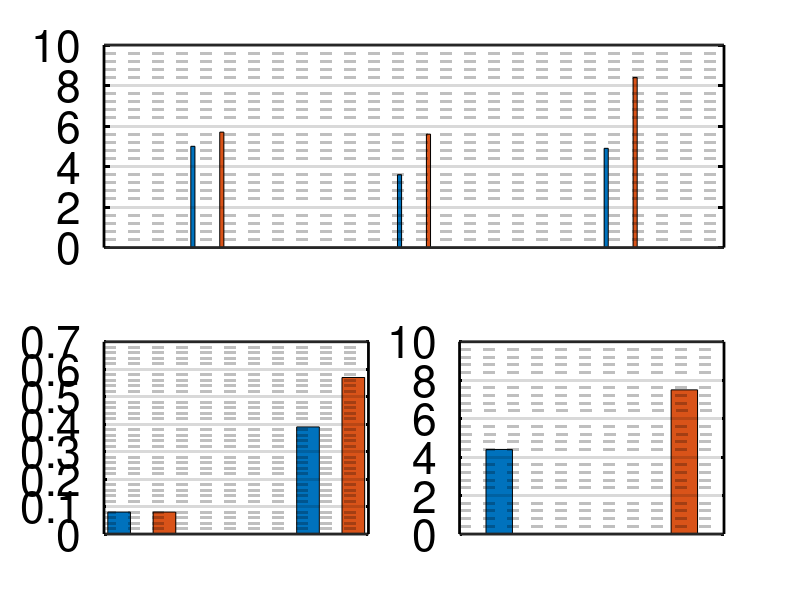

This chart was generated by the following MATLAB code:
%%% Plot bar plot for testing data and experimental data %%%
clc
clear all
close all

dummyx = [1];
mape = [5.0 5.7; 3.6 5.6; 4.9 8.4];
absolute1 = [0.08 0.08; 0.39 0.57];
absolute2 = [4.4; 7.5];

% Top bar graph
figure
subplot(2, 2, [1 2]);
bar(mape, 0.4);
set(gca,'FontSize',32)
set(gca,'YColor','k')
set(gca,'LineWidth',2);
set(gcf,'Units','Inches');
set(gcf,'Position',[2 0.2 12 10.2])
grid on
grid minor
set(gca, 'MinorGridLineStyle', '--');
set(gca, 'XTick', []);

subplot(2, 2, 3);
bar(absolute1, 0.6)
set(gca,'FontSize',32)
set(gca,'YColor','k')
set(gca,'LineWidth',2);
set(gcf,'Units','Inches');
set(gcf,'Position',[2 0.2 12 10.2])
grid on
grid minor
set(gca, 'MinorGridLineStyle', '--');
set(gca, 'XTick', []);

subplot(2, 2, 4);
bar(dummyx, absolute2, 0.4)
ylim([0, 10])
set(gca,'FontSize',32)
set(gca,'YColor','k')
set(gca,'LineWidth',2);
set(gcf,'Units','Inches');
set(gcf,'Position',[2 0.2 12 10.2])
grid on
grid minor
set(gca, 'MinorGridLineStyle', '--');
set(gca, 'XTick', []);